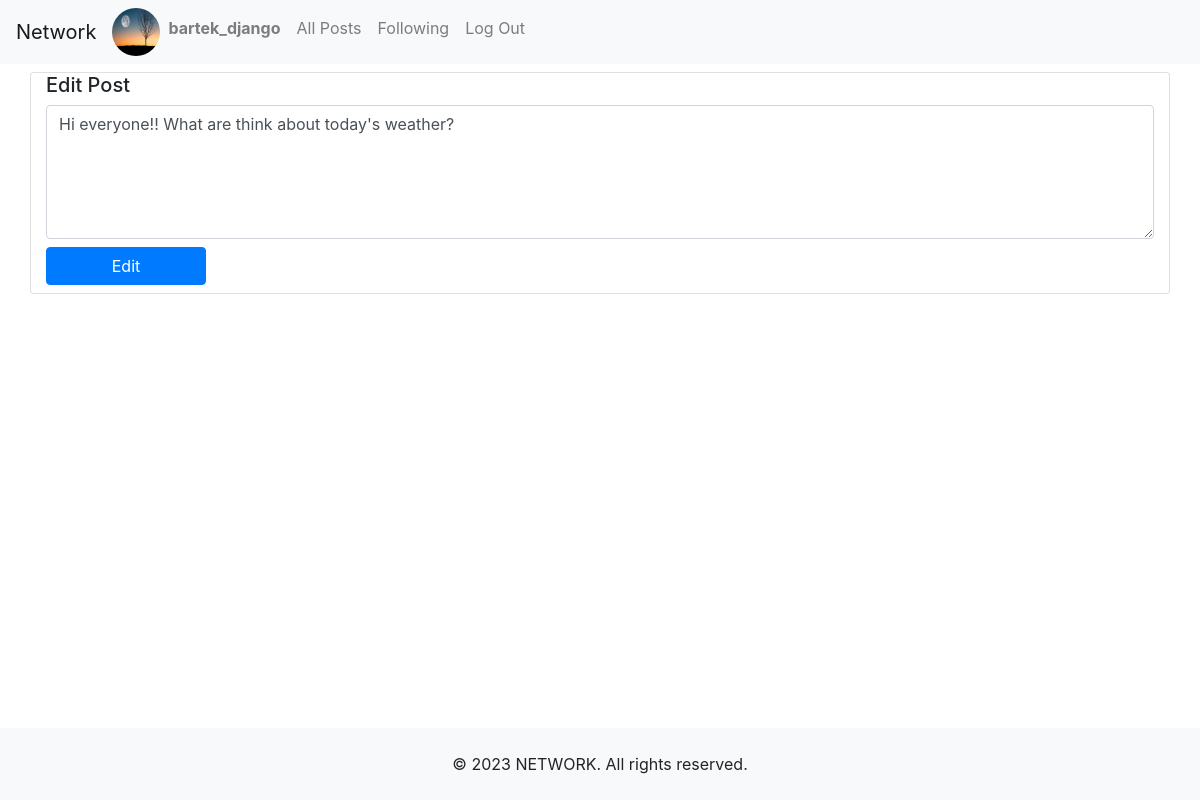
The page /edit/13 (signed in) on the database its author committed.
### network/models.py (models this page shows, shortened)
class User(AbstractUser):
    image = models.ImageField(upload_to="images", null=True, default="images/default-avatar-profile.jpg")

class Post(models.Model):
    author = models.ForeignKey(User, on_delete=models.CASCADE, related_name="user")
    content = models.TextField()
    date = models.DateTimeField(auto_now_add=True, null=True)

### network/views.py (the view, shortened to what this page needs)
# urls.py: path("edit/<int:post_id>", views.edit_post, name="edit"),
@login_required
@csrf_exempt
def edit_post(request, post_id):
    try:
        post = Post.objects.get(id=post_id, author=request.user)
    except Post.DoesNotExist:
        return render(request, "network/404.html", {"message": "This page does not exist!!"})
    return render(request, 'network/edit_post.html', {"post": post})

### network/templates/network/edit_post.html (shortened to what this page needs)
{% extends "network/layout.html" %}
{% block body %}
<div class="container card my-2">
  <h5>Edit Post</h5>
  <textarea class="form-control" name="edited_post" id="edit_post" cols="30" rows="5">{{post.content}}</textarea>
  <button id="edit_btn" class="btn btn-primary my-2" type="button">Edit</button>
</div>
{% endblock %}

### network/templates/network/layout.html (shortened to what this page needs)
{% load static %}
<!DOCTYPE html>
<html lang="en">
<head>
    <link rel="stylesheet" href="https://stackpath.bootstrapcdn.com/bootstrap/4.4.1/css/bootstrap.min.css"
>
    <link href="{% static 'network/style.css' %}" rel="stylesheet">
    <link rel="stylesheet" href="{% static 'network/style.css' %}">
</head>
<body>
    <nav class="navbar navbar-expand-sm navbar-light bg-light">
        <a class="navbar-brand" href="{% url 'index' %}">Network</a>
        <div class="collapse navbar-collapse" id="navbarNav">
            <ul class="navbar-nav mr-auto">
                {% if user.is_authenticated %}
                <img class="user_avatar" src="{{user.image.url}}" alt="user image">
                <li id="user_profile" data-id="{{user.id}}" class="nav-item">
                    <a class="nav-link" href="{% url 'user_page' user.id %}"><strong>{{ user.username }}</strong></a>
                </li>
                {% endif %}
                <li class="nav-item">
                    <a class="nav-link" href="{% url 'index' %}">All Posts</a>
                </li>
                {% if user.is_authenticated %}
                <li class="nav-item">
                    <a class="nav-link" href="{% url 'following_posts' %}">Following</a>
                </li>
                <li class="nav-item">
                    <a class="nav-link" href="{% url 'logout' %}">Log Out</a>
                </li>
                {% endif %}
            </ul>
        </div>
    </nav>
    <div class="body">
        {% block body %}
        {% endblock %}
    </div>
    <footer class="text-center py-4 bg-light">
        <p class="m-0">&copy; <script>document.write(new Date().getFullYear())</script> NETWORK. All rights reserved.</p>
    </footer>
</body>
</html>

### network/static/network/style.css (style rules this page uses)
html { height: 100%; box-sizing: border-box; }
body { position: relative; margin: 0; min-height: 100%; box-sizing: inherit; padding-bottom: 4.5rem; }
.body { min-height: 100%; }
.user_avatar { width: 3rem; height: 3rem; border-radius: 50%; }
a, a:hover { color: black; text-decoration: none; }
#edit_btn { width: 10rem; }
footer { position: absolute; left: 0; right: 0; bottom: 0; }

### rows shown on the page
User: image (picture), username "bartek_django"
Post: edited_post "Hi everyone!! What are think about today's weather?"
